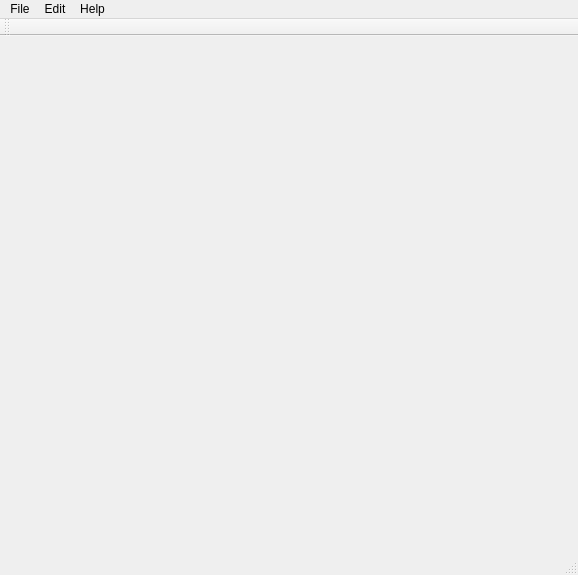
<?xml version="1.0" encoding="UTF-8"?>
<ui version="4.0">
 <class>MainWindow</class>
 <widget class="QMainWindow" name="MainWindow">
  <property name="geometry">
   <rect>
    <x>0</x>
    <y>0</y>
    <width>578</width>
    <height>575</height>
   </rect>
  </property>
  <property name="sizePolicy">
   <sizepolicy hsizetype="Preferred" vsizetype="Preferred">
    <horstretch>0</horstretch>
    <verstretch>0</verstretch>
   </sizepolicy>
  </property>
  <property name="windowTitle">
   <string>Battleship</string>
  </property>
  <widget class="QWidget" name="centralWidget"/>
  <widget class="QMenuBar" name="menuBar">
   <property name="geometry">
    <rect>
     <x>0</x>
     <y>0</y>
     <width>578</width>
     <height>21</height>
    </rect>
   </property>
   <widget class="QMenu" name="menuMain_Menu">
    <property name="title">
     <string>File</string>
    </property>
    <addaction name="actionNew_Game"/>
    <addaction name="actionSave_Game"/>
    <addaction name="actionLoad_Game"/>
    <addaction name="actionExit_Program"/>
   </widget>
   <widget class="QMenu" name="menuEdit">
    <property name="title">
     <string>Edit</string>
    </property>
    <addaction name="actionDatabase"/>
   </widget>
   <widget class="QMenu" name="menuHelp">
    <property name="title">
     <string>Help</string>
    </property>
    <addaction name="actionInstructions"/>
    <addaction name="actionAbout"/>
   </widget>
   <addaction name="menuMain_Menu"/>
   <addaction name="menuEdit"/>
   <addaction name="menuHelp"/>
  </widget>
  <widget class="QToolBar" name="mainToolBar">
   <attribute name="toolBarArea">
    <enum>TopToolBarArea</enum>
   </attribute>
   <attribute name="toolBarBreak">
    <bool>false</bool>
   </attribute>
  </widget>
  <widget class="QStatusBar" name="statusBar"/>
  <action name="actionNew_Game">
   <property name="text">
    <string>New Game</string>
   </property>
  </action>
  <action name="actionLoad_Game">
   <property name="text">
    <string>Load Game</string>
   </property>
  </action>
  <action name="actionDatabase">
   <property name="text">
    <string>Database</string>
   </property>
  </action>
  <action name="actionInstructions">
   <property name="text">
    <string>Instructions</string>
   </property>
  </action>
  <action name="actionAbout">
   <property name="text">
    <string>About</string>
   </property>
  </action>
  <action name="actionExit_Program">
   <property name="text">
    <string>Exit Program</string>
   </property>
  </action>
  <action name="actionSave_Game">
   <property name="text">
    <string>Save Game</string>
   </property>
  </action>
 </widget>
 <layoutdefault spacing="6" margin="11"/>
 <resources/>
 <connections>
  <connection>
   <sender>actionExit_Program</sender>
   <signal>triggered()</signal>
   <receiver>MainWindow</receiver>
   <slot>close()</slot>
   <hints>
    <hint type="sourcelabel">
     <x>-1</x>
     <y>-1</y>
    </hint>
    <hint type="destinationlabel">
     <x>288</x>
     <y>287</y>
    </hint>
   </hints>
  </connection>
 </connections>
</ui>
